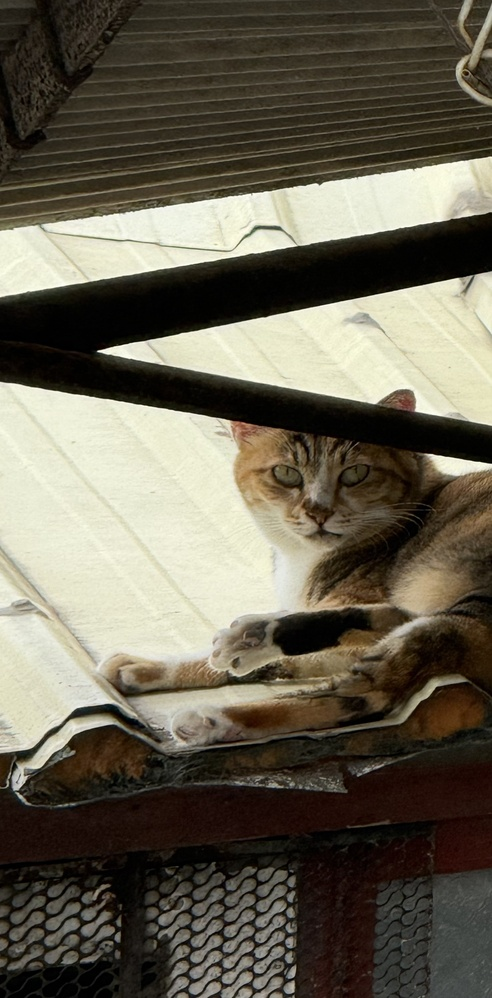
#> input picture week1/Quiz04_ImageStitching/Data/left.jpg, 492 x 998 px, shrunk from 1438 x 2915 before the run, found by its file name
$ python quiz4_stitching.py
#> lines starting #> are read from the running program, lines starting #| are printed output that depends on the picture
from pathlib import Path
import cv2
import numpy as np

# 建立輸出與資料目錄
output_dir = Path("Output")
output_dir.mkdir(exist_ok=True, parents=True)
data_dir = Path("Data")
data_dir.mkdir(exist_ok=True, parents=True)

left_path = data_dir / "left.jpg"
right_path = data_dir / "right.jpg"

if not left_path.exists() or not right_path.exists():
    raise FileNotFoundError("請確認 Data/left.jpg 與 Data/right.jpg 是否存在！")

img1 = cv2.imread(str(left_path))   # 左圖 (基準圖)
#> img1 is the input picture: shape (998, 492, 3); mean B, G, R 82.6, 97.7, 103.4
img2 = cv2.imread(str(right_path))  # 右圖
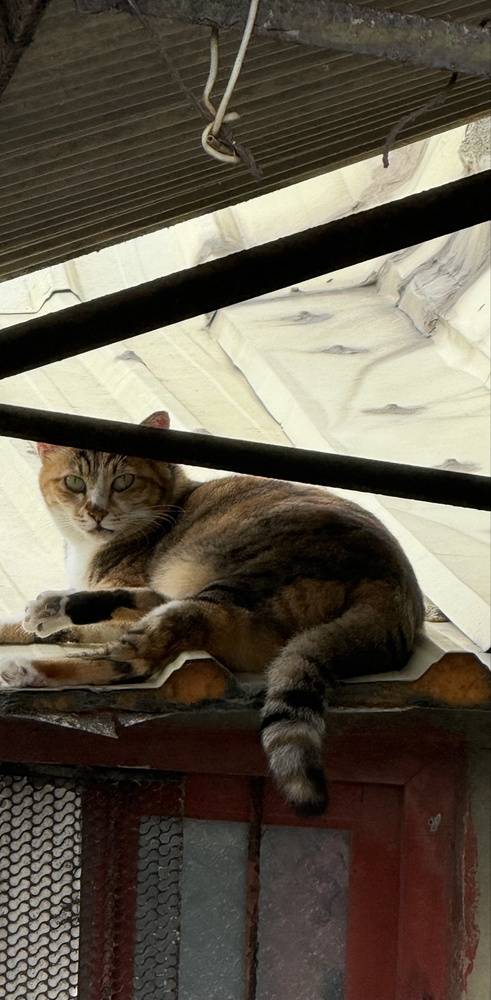
#> input picture week1/Quiz04_ImageStitching/Data/right.jpg, 491 x 1000 px, shrunk from 1435 x 2922 before the run, found by its file name
#> img2 is the input picture: shape (1000, 491, 3); mean B, G, R 73.9, 87.7, 95.7

# 1. 轉灰階並提取 SIFT 特徵
gray1 = cv2.cvtColor(img1, cv2.COLOR_BGR2GRAY)
gray2 = cv2.cvtColor(img2, cv2.COLOR_BGR2GRAY)
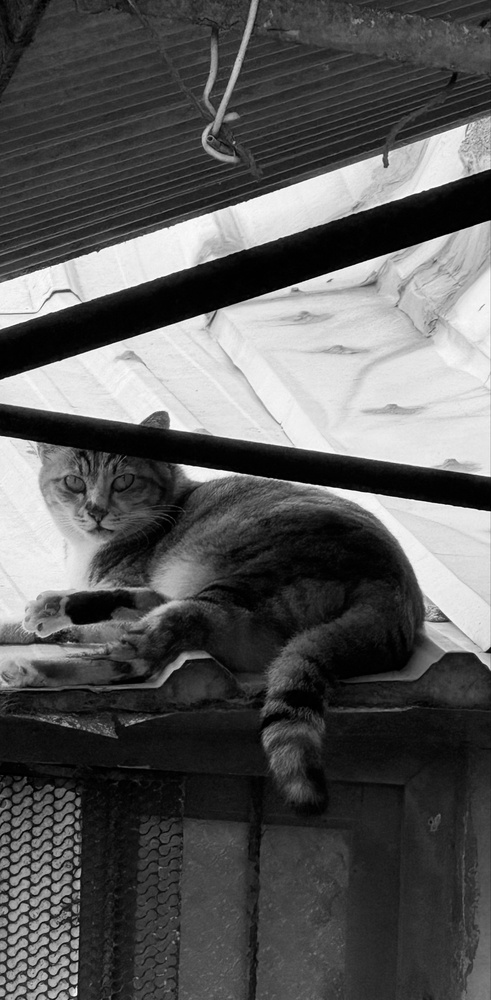
#> gray2: shape (1000, 491); min 0, max 254, mean 88.5

sift = cv2.SIFT_create()
kp1, des1 = sift.detectAndCompute(gray1, None)
#> kp1 = 2170 keypoints; strongest (x, y, size): (99, 351, 2), (79, 713, 8.6), (480, 466, 8), (291, 988, 6.5)
kp2, des2 = sift.detectAndCompute(gray2, None)
#> kp2 = 1790 keypoints; strongest (x, y, size): (74, 992, 5), (437, 160, 39.2), (317, 486, 2.4), (77, 885, 4.8)

# 2. KNN 匹配與 Lowe's Ratio Test
bf = cv2.BFMatcher(cv2.NORM_L2)
matches = bf.knnMatch(des1, des2, k=2)
#> matches = 2170 matches

good = []
ratio = 0.75
for m, n in matches:
    if m.distance < ratio * n.distance:
        good.append(m)
#> after the loop, good = 520 matches

# 輸出匹配連線圖供驗證
vis_matches = cv2.drawMatches(
    img1, kp1, img2, kp2, good[:60], None,
    flags=cv2.DrawMatchesFlags_NOT_DRAW_SINGLE_POINTS
)
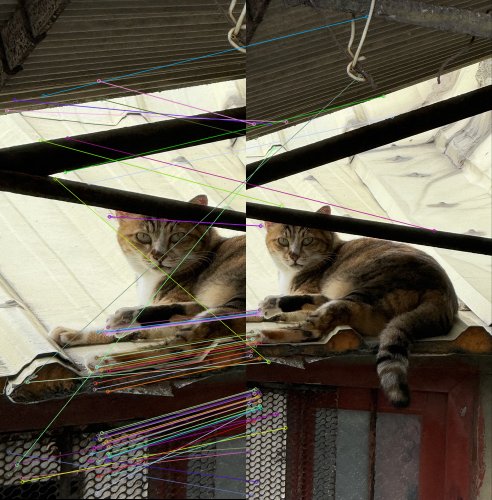
#> vis_matches: shape (1000, 983, 3) (shown at 1/2 size); mean B, G, R 80.7, 94.5, 101.4
cv2.imwrite(str(output_dir / "good_matches.jpg"), vis_matches)

if len(good) < 4:
    raise RuntimeError(f"通過 Ratio Test 的特徵點不足 ({len(good)} < 4)，無法估計 Homography！")

# 3. 關鍵修正：計算右圖 (img2) 變換到左圖 (img1) 的單應性矩陣
# src = img2 (右圖), dst = img1 (左圖)
src_pts = np.float32([kp2[m.trainIdx].pt for m in good]).reshape(-1, 1, 2)
#> src_pts = 520 rows, first 8: [80.31, 243.4], [11.04, 990], [61.34, 827.7], [46.45, 247.9], [56.15, 295], [7.5, 902.4], [78.43, 855.2], [227.2, 150.5]
dst_pts = np.float32([kp1[m.queryIdx].pt for m in good]).reshape(-1, 1, 2)
#> dst_pts = 520 rows, first 8: [13.45, 220.6], [18.22, 905.4], [26.06, 929], [28.88, 199.5], [33.34, 929.9], [42.57, 955.6], [44.55, 963.3], [51.31, 763]

H, mask = cv2.findHomography(src_pts, dst_pts, cv2.RANSAC, 4.0)
#> H = [[1.72, 0.000128, 173.6], [0.347, 1.34, -175.1], [0.0007, 2.61e-08, 1]]; mask = 520 values, max 1 at index 16, min 0 at index 0, mean 0.898
if H is None:
    raise RuntimeError("RANSAC 計算 Homography 失敗！")

inliers = int(mask.sum()) if mask is not None else 0
#> inliers = 467

# 4. 動態計算畫布尺寸（防止右圖或上下超出邊界）
h1, w1 = img1.shape[:2]
#> h1 = 998; w1 = 492
h2, w2 = img2.shape[:2]
#> h2 = 1000; w2 = 491

# 計算右圖四個角經過 H 變換後的坐標
corners_img2 = np.float32([[0, 0], [w2, 0], [w2, h2], [0, h2]]).reshape(-1, 1, 2)
warped_corners_img2 = cv2.perspectiveTransform(corners_img2, H)
#> warped_corners_img2 = [[173.6, -175.1], [756.9, -3.5], [757, 996.6], [173.7, 1168.7]]

# 左圖的四個角為 [(0,0), (w1,0), (w1,h1), (0,h1)]
all_corners = np.vstack((warped_corners_img2, np.float32([[0, 0], [w1, 0], [w1, h1], [0, h1]]).reshape(-1, 1, 2)))
#> all_corners = [[173.6, -175.1], [756.9, -3.5], [757, 996.6], [173.7, 1168.7], [0, 0], [492, 0], [492, 998], [0, 998]]

[x_min, y_min] = np.int32(all_corners.min(axis=0).ravel() - 0.5)
#> x_min = 0; y_min = -175
[x_max, y_max] = np.int32(all_corners.max(axis=0).ravel() + 0.5)
#> x_max = 757; y_max = 1169

# 若變換後有向左或向上的位移 (負坐標)，建立平移補償矩陣
translation_dist = [-x_min if x_min < 0 else 0, -y_min if y_min < 0 else 0]
#> translation_dist = [0, 175]
H_translation = np.array([
    [1, 0, translation_dist[0]],
    [0, 1, translation_dist[1]],
    [0, 0, 1]
])
#> H_translation = [[1, 0, 0], [0, 1, 175], [0, 0, 1]]

canvas_w = x_max - x_min if x_min < 0 else x_max
#> canvas_w = 757
canvas_h = y_max - y_min if y_min < 0 else y_max
#> canvas_h = 1344

# 5. 透視變換與無接縫平滑融合
# 將右圖投影至延伸後的畫布
warped_img2 = cv2.warpPerspective(img2, H_translation.dot(H), (canvas_w, canvas_h))
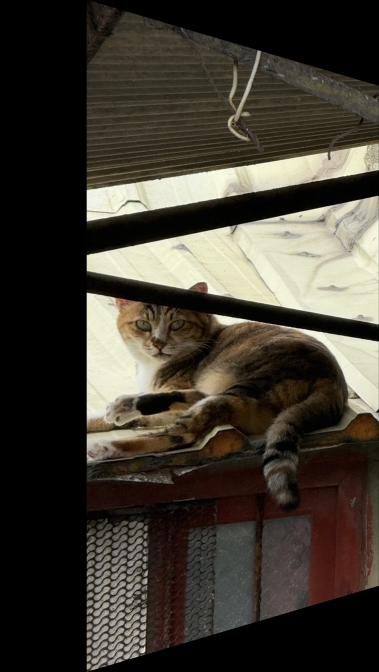
#> warped_img2: shape (1344, 757, 3) (shown at 1/2 size); mean B, G, R 49.2, 58.4, 63.6

# 將左圖移入畫布對應位置
warped_img1 = np.zeros_like(warped_img2)
t_x, t_y = translation_dist
#> t_x = 0; t_y = 175
warped_img1[t_y:t_y + h1, t_x:t_x + w1] = img1

# 建立遮罩進行重疊區域融合
mask1 = (warped_img1 > 0).astype(np.float32)
mask2 = (warped_img2 > 0).astype(np.float32)
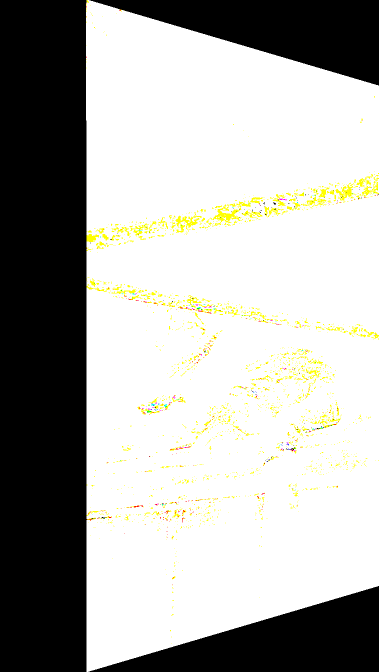
#> mask2: shape (1344, 757, 3) float32 (shown at 1/2 size); mean B, G, R 0.656, 0.673, 0.673

# 重疊區域取平均，非重疊區域直接保留
overlap_mask = (mask1 * mask2 > 0)
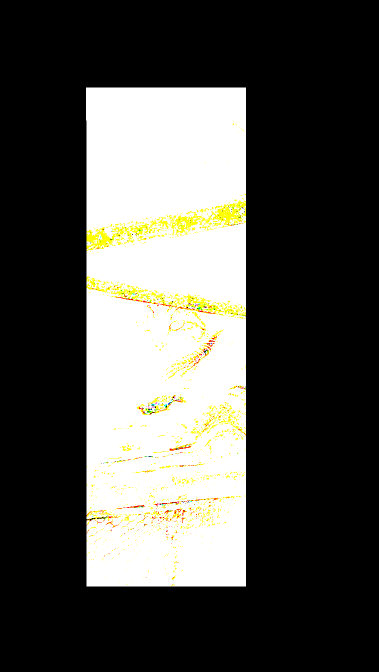
#> overlap_mask: shape (1344, 757, 3) bool (shown at 1/2 size); mean B, G, R 0.293, 0.311, 0.312
stitched = warped_img1.astype(np.float32) + warped_img2.astype(np.float32)
stitched[overlap_mask] /= 2.0
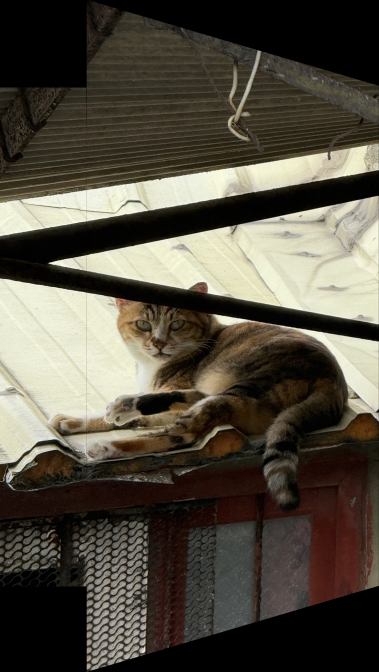
#> stitched: shape (1344, 757, 3) float32 (shown at 1/2 size); mean B, G, R 65.8, 77.5, 83.2
stitched = np.clip(stitched, 0, 255).astype(np.uint8)

# 儲存結果
cv2.imwrite(str(output_dir / "stitched_result.jpg"), stitched)

print("=" * 45)
print(f"Image 1 特徵點數 : {len(kp1)}")
#| Image 1 特徵點數 : 2170
print(f"Image 2 特徵點數 : {len(kp2)}")
#| Image 2 特徵點數 : 1790
print(f"通過 Ratio Test 數: {len(good)}")
#| 通過 Ratio Test 數: 520
print(f"RANSAC Inliers 數 : {inliers}")
#| RANSAC Inliers 數 : 467
print(f"Inlier Ratio      : {inliers / max(len(good), 1):.2%}")
#| Inlier Ratio      : 89.81%
print(f"輸出影像解析度   : {canvas_w} x {canvas_h}")
#| 輸出影像解析度   : 757 x 1344
print("拼接完成！請至 Output/stitched_result.jpg 查看結果。")
print("=" * 45)
